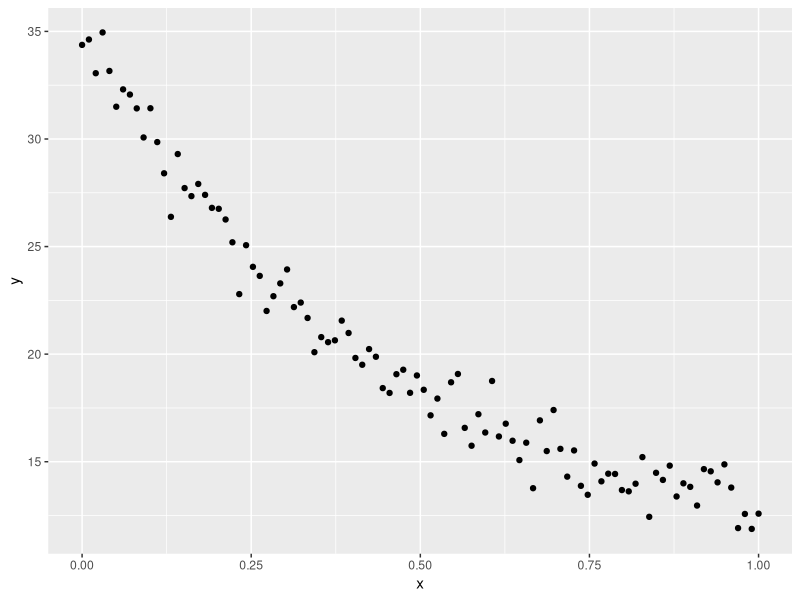
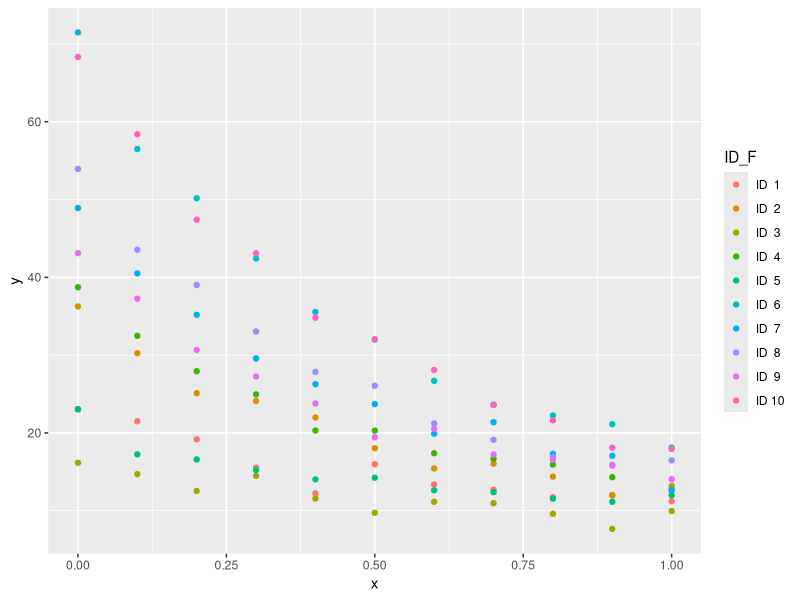

Reproduce these figures in R, in order.
## ---- chunk 1
#| message: false
set.seed(1)
library('tidyverse')
## ---- chunk 2
n <- 100

pp <- list(
  a = 30,
  b = 2,
  c = 4,
  d = 5
)

dat <- tibble(x = seq(0, 1, length.out = n), 
              y = pp$a * exp(-pp$b * x) + pp$c * x + pp$d + rnorm(n))

dat |> 
  ggplot(aes(x, y)) +
  geom_point()

(fm <- nls(y ~ a * exp(-b * x) + c * x + d, 
           data = dat, 
           start = c(a = 1, b = 2, c = 1, d = 1)))

confint(fm)
## ---- chunk 3
library('nlme')

pp <- list(
  a = 30,
  b = 2,
  c = 4,
  d = 5
)


nr_of_time_points <- 11
nr_of_individuals <- 100

dat <- tibble(ID = 1:nr_of_individuals,
              a = pp$a + rnorm(nr_of_individuals, sd = 20),
              b = pp$b,
              c = pp$c,
              d = pp$d) |> 
  expand_grid(x = seq(0, 1, length.out = nr_of_time_points)) |> 
  mutate(
    ID_F = factor(paste0('ID', format(ID, justify = 'right'))),
    y = a * exp(-b * x) + c * x + d + rnorm(nr_of_individuals * nr_of_time_points))


dat |> 
  filter(ID <= 10) |> 
  ggplot(aes(x, y, colour = ID_F)) + 
  geom_point()

nlme(y ~ a * exp(-b * x) + c * x + d,
     fixed = a + b + c + d ~ 1,
     random = a ~ 1 | ID,
     data = dat,
     start = c(a = 1, b = 2, c = 1, d = 1))


